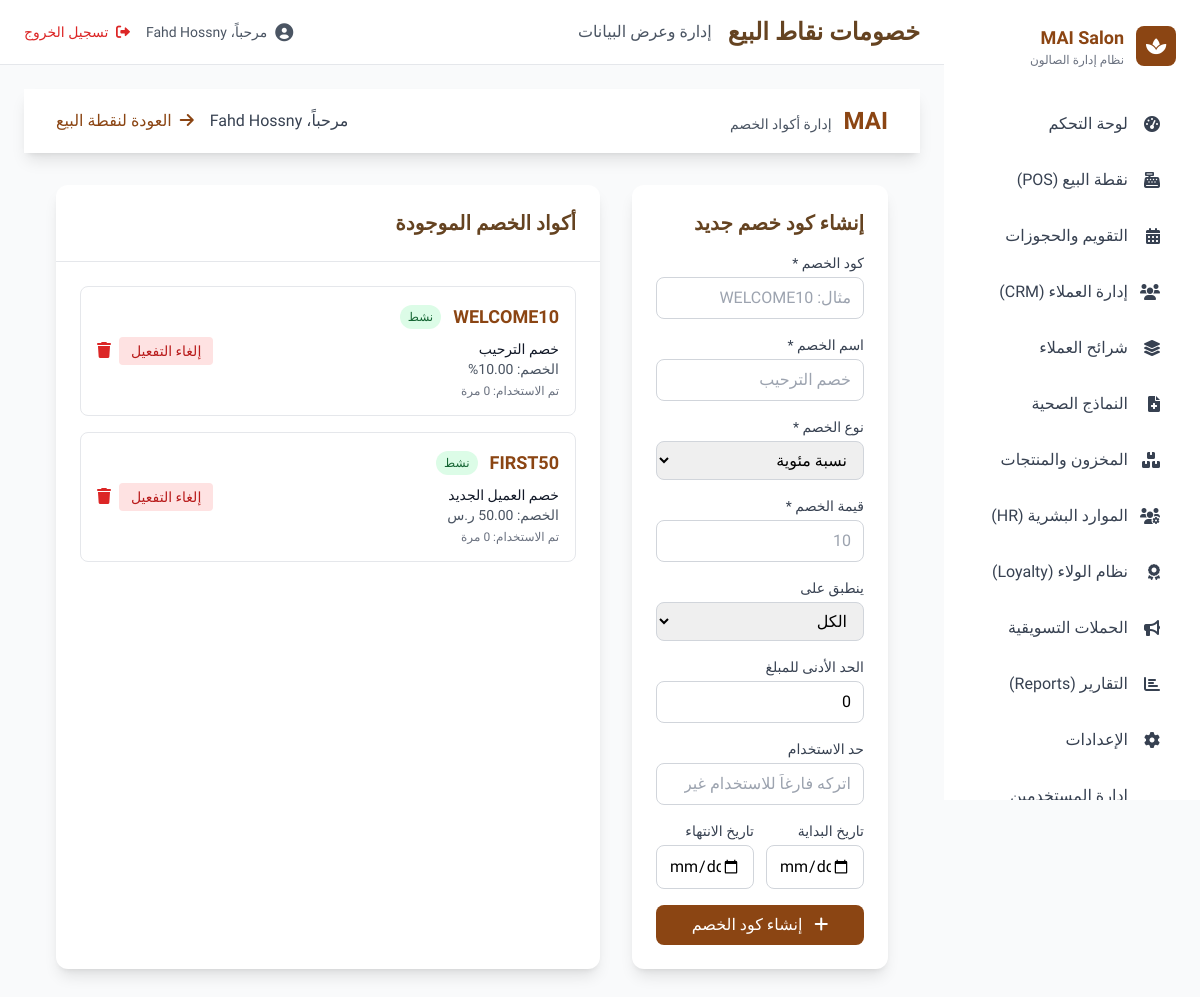
Page /admin/pos_discounts.php (signed in) on the committed database.
### tables this page shows
CREATE TABLE `discount_codes` (
  `id` int(11) NOT NULL,
  `code` varchar(50) NOT NULL,
  `name_ar` varchar(255) DEFAULT NULL,
  `name_en` varchar(255) DEFAULT NULL,
  `type` enum('percentage','fixed') DEFAULT 'percentage',
  `value` decimal(10,2) NOT NULL,
  `applicable_to` enum('all','services','products') DEFAULT 'all',
  `min_amount` decimal(10,2) DEFAULT 0.00,
  `usage_limit` int(11) DEFAULT NULL,
  `used_count` int(11) DEFAULT 0,
  `start_date` date DEFAULT NULL,
  `end_date` date DEFAULT NULL,
  `is_active` tinyint(1) DEFAULT 1,
  `created_by` int(11) NOT NULL DEFAULT 1,
  `created_at` timestamp NOT NULL DEFAULT current_timestamp(),
  `updated_at` timestamp NOT NULL DEFAULT current_timestamp() ON UPDATE current_timestamp()
);

### admin/pos_discounts.php (the view, shortened to what this page needs)
<?php
$database = new Database();
$db = $database->getConnection();
$discounts_query = "SELECT dc.*, au.username as created_by_name,
                   (SELECT COUNT(*) FROM invoices WHERE discount_code_id = dc.id) as usage_count
                   FROM discount_codes dc
                   LEFT JOIN admin_users au ON dc.created_by = au.id
                   ORDER BY dc.created_at DESC";
$discounts_stmt = $db->prepare($discounts_query);
$discounts_stmt->execute();
$discount_codes = $discounts_stmt->fetchAll(PDO::FETCH_ASSOC);
$admin = [
    'id' => $_SESSION['admin_id'] ?? 1,
    'username' => $_SESSION['admin_username'] ?? 'admin'
];
?>
    <nav class="bg-white shadow-lg">
        <div class="max-w-7xl mx-auto px-4 sm:px-6 lg:px-8">
            <div class="flex justify-between h-16">
                <div class="flex items-center">
                    <div class="flex-shrink-0">
                        <span class="text-2xl font-bold text-mai-brown">MAI</span>
                        <span class="text-sm text-gray-600 mr-2">إدارة أكواد الخصم</span>
                    </div>
                </div>
                <div class="flex items-center space-x-4 space-x-reverse">
                    <span class="text-gray-700">مرحباً، <?php echo htmlspecialchars($admin['username']); ?></span>
                    <a href="pos.php" class="text-mai-brown hover:text-mai-dark-brown">
                        <i class="fas fa-arrow-right ml-1"></i>
                        العودة لنقطة البيع
                    </a>
                </div>
            </div>
        </div>
    </nav>
    <div class="max-w-7xl mx-auto px-4 sm:px-6 lg:px-8 py-8">
        <div class="grid grid-cols-1 lg:grid-cols-3 gap-8">
            <div class="bg-white rounded-xl shadow-lg p-6">
                <h3 class="text-xl font-bold text-mai-dark-brown mb-4">إنشاء كود خصم جديد</h3>
                <form method="POST" class="space-y-4">
                    <div>
                        <label class="block text-sm font-medium text-gray-700 mb-1">كود الخصم *</label>
                        <input type="text" name="code" required maxlength="50"
                               placeholder="مثال: WELCOME10"
                               class="w-full px-3 py-2 border border-gray-300 rounded-lg focus:ring-mai-brown focus:border-mai-brown uppercase">
                    </div>
                    <div>
                        <label class="block text-sm font-medium text-gray-700 mb-1">اسم الخصم *</label>
                        <input type="text" name="name_ar" required maxlength="255"
                               placeholder="خصم الترحيب"
                               class="w-full px-3 py-2 border border-gray-300 rounded-lg focus:ring-mai-brown focus:border-mai-brown">
                    </div>
                    <div>
                        <label class="block text-sm font-medium text-gray-700 mb-1">نوع الخصم *</label>
                        <select name="type" required class="w-full px-3 py-2 border border-gray-300 rounded-lg focus:ring-mai-brown focus:border-mai-brown">
                            <option value="percentage">نسبة مئوية</option>
                        </select>
                    </div>
                    <div>
                        <label class="block text-sm font-medium text-gray-700 mb-1">قيمة الخصم *</label>
                        <input type="number" name="value" step="0.01" min="0.01" required
                               placeholder="10"
                               class="w-full px-3 py-2 border border-gray-300 rounded-lg focus:ring-mai-brown focus:border-mai-brown">
                    </div>
                    <div>
                        <label class="block text-sm font-medium text-gray-700 mb-1">ينطبق على</label>
                        <select name="applicable_to" class="w-full px-3 py-2 border border-gray-300 rounded-lg focus:ring-mai-brown focus:border-mai-brown">
                            <option value="all">الكل</option>
                        </select>
                    </div>
                    <div>
                        <label class="block text-sm font-medium text-gray-700 mb-1">الحد الأدنى للمبلغ</label>
                        <input type="number" name="min_amount" step="0.01" min="0" value="0"
                               class="w-full px-3 py-2 border border-gray-300 rounded-lg focus:ring-mai-brown focus:border-mai-brown">
                    </div>
                    <div>
                        <label class="block text-sm font-medium text-gray-700 mb-1">حد الاستخدام</label>
                        <input type="number" name="usage_limit" min="1"
                               placeholder="اتركه فارغاً للاستخدام غير المحدود"
                               class="w-full px-3 py-2 border border-gray-300 rounded-lg focus:ring-mai-brown focus:border-mai-brown">
                    </div>
                    <div class="grid grid-cols-2 gap-3">
                        <div>
                            <label class="block text-sm font-medium text-gray-700 mb-1">تاريخ البداية</label>
                            <input type="date" name="start_date"
                                   class="w-full px-3 py-2 border border-gray-300 rounded-lg focus:ring-mai-brown focus:border-mai-brown">
                        </div>
                        <div>
                            <label class="block text-sm font-medium text-gray-700 mb-1">تاريخ الانتهاء</label>
                            <input type="date" name="end_date"
                                   class="w-full px-3 py-2 border border-gray-300 rounded-lg focus:ring-mai-brown focus:border-mai-brown">
                        </div>
                    </div>
                    <button type="submit" class="w-full bg-mai-brown text-white py-2 rounded-lg hover:bg-mai-dark-brown">
                        <i class="fas fa-plus ml-2"></i>
                        إنشاء كود الخصم
                    </button>
                </form>
            </div>
            <div class="lg:col-span-2 bg-white rounded-xl shadow-lg">
                <div class="p-6 border-b border-gray-200">
                    <h3 class="text-xl font-bold text-mai-dark-brown">أكواد الخصم الموجودة</h3>
                </div>
                <div class="p-6">
                    <?php if (empty($discount_codes)): ?>
                        <p class="text-gray-500 text-center py-8">لا توجد أكواد خصم</p>
                    <?php else: ?>
                        <div class="space-y-4">
                            <?php foreach ($discount_codes as $discount): ?>
                            <div class="border border-gray-200 rounded-lg p-4">
                                <div class="flex items-center justify-between">
                                    <div class="flex-1">
                                        <div class="flex items-center space-x-3 space-x-reverse">
                                            <span class="font-bold text-lg text-mai-brown"><?php echo htmlspecialchars($discount['code']); ?></span>
                                            <span class="px-2 py-1 rounded-full text-xs <?php echo ($discount['is_active'] ?? 1) ? 'bg-green-100 text-green-800' : 'bg-red-100 text-red-800'; ?>">
                                                <?php echo ($discount['is_active'] ?? 1) ? 'نشط' : 'غير نشط'; ?>
                                            </span>
                                        </div>
                                        <div class="mt-2">
                                            <div class="text-sm text-gray-900"><?php echo htmlspecialchars($discount['name_ar'] ?? 'كود خصم'); ?></div>
                                            <div class="text-sm text-gray-600">
                                                الخصم: <?php echo ($discount['type'] ?? 'percentage') === 'percentage' ? ($discount['value'] ?? 0) . '%' : number_format($discount['value'] ?? 0, 2) . ' ر.س'; ?>
                                            </div>
                                            <div class="text-xs text-gray-500 mt-1">
                                                تم الاستخدام: <?php echo $discount['usage_count'] ?? 0; ?> مرة
                                            </div>
                                        </div>
                                    </div>
                                    <div class="flex items-center space-x-2 space-x-reverse">
                                        <form method="POST" class="inline">
                                            <button type="submit" class="text-sm px-3 py-1 rounded <?php echo ($discount['is_active'] ?? 1) ? 'bg-red-100 text-red-700 hover:bg-red-200' : 'bg-green-100 text-green-700 hover:bg-green-200'; ?>">
                                                <?php echo ($discount['is_active'] ?? 1) ? 'إلغاء التفعيل' : 'تفعيل'; ?>
                                            </button>
                                        </form>
                                        <?php if (($discount['usage_count'] ?? 0) == 0): ?>
                                        <form method="POST" class="inline" onsubmit="return confirm('هل أنت متأكد من حذف هذا الكود؟')">
                                            <button type="submit" class="text-red-600 hover:text-red-800">
                                                <i class="fas fa-trash"></i>
                                            </button>
                                        </form>
                                        <?php endif; ?>
                                    </div>
                                </div>
                            </div>
                            <?php endforeach; ?>
                        </div>
                    <?php endif; ?>
                </div>
            </div>
        </div>
    </div>
<?php
include 'includes/admin_layout.php';
?>

### rows in the picture
discount_codes: code "WELCOME10", is_active "نشط", name_ar "خصم الترحيب", value "10.00"
discount_codes: code "FIRST50", is_active "نشط", name_ar "خصم العميل الجديد"

### other values in the picture
$page_title "خصومات نقاط البيع"
$page_subtitle "إدارة وعرض البيانات"
$admin['username'] "Fahd Hossny"
